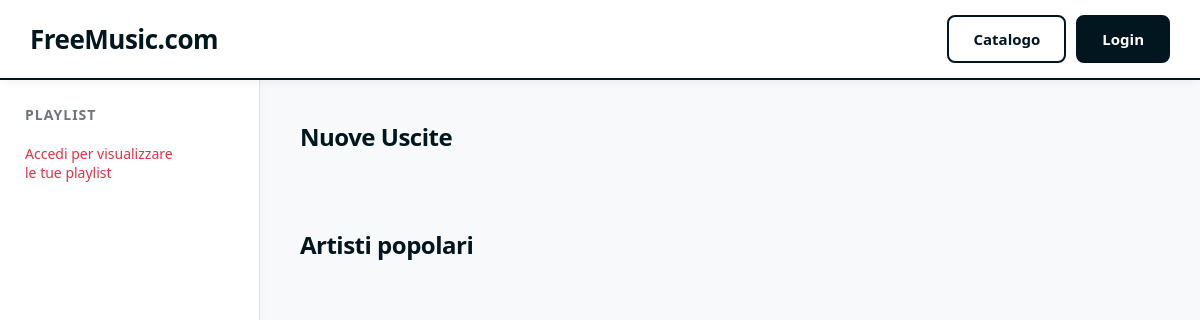
The app's page /, older data.
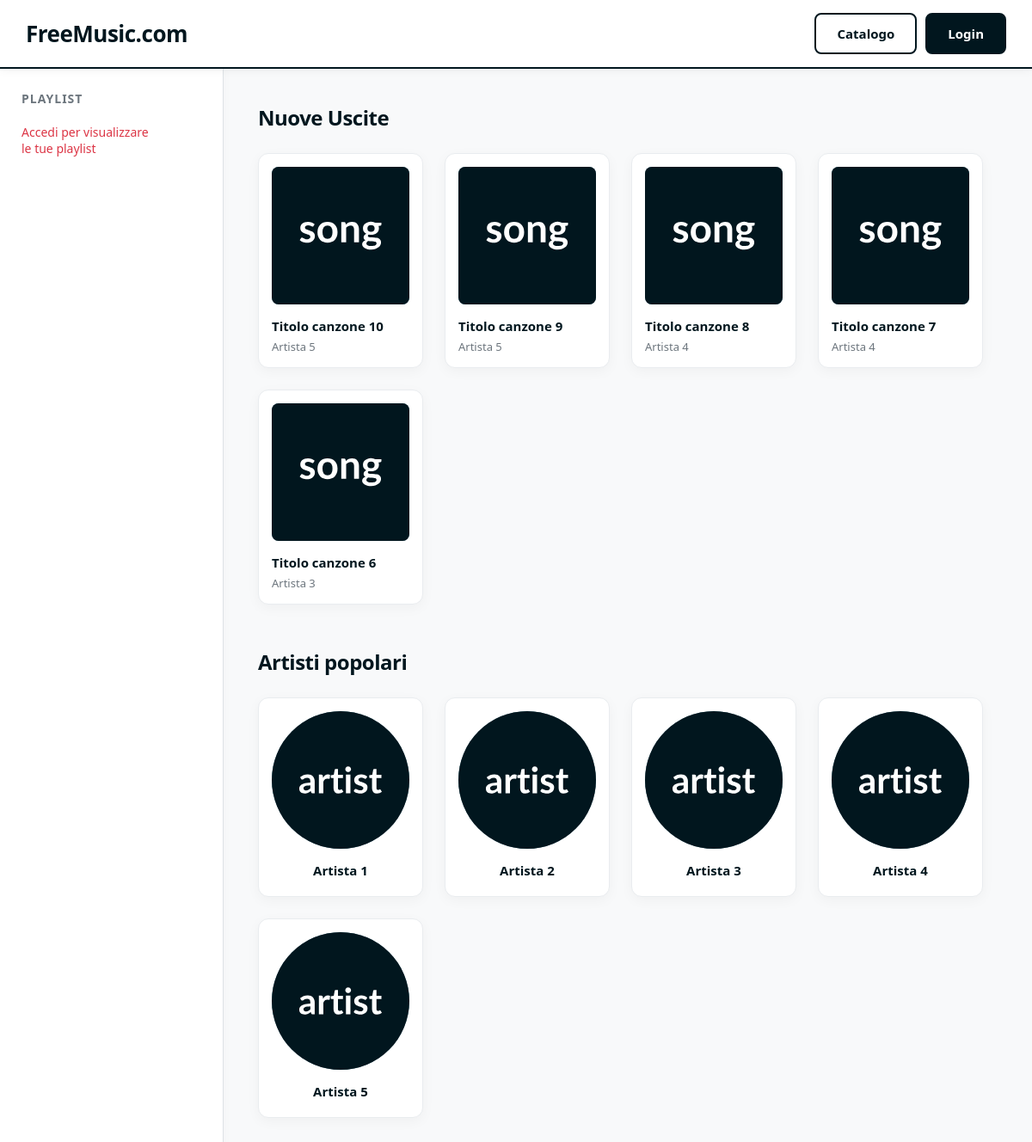
The same page, newer data.
### backend/models.py (models this page shows, shortened)
class Song(models.Model):
    title = models.CharField(max_length=200)
    artist = models.ForeignKey(Artist, on_delete=models.CASCADE, related_name='songs', null=True)
    genre = models.ForeignKey(Genre, on_delete=models.CASCADE, related_name='songs')
    duration = models.CharField(max_length=10, help_text="e.g. 3:45", blank=True, null=True)
    external_link = models.URLField(blank=True, null=True, help_text="Link to external audio source (e.g. YouTube/Spotify)")
    created_at = models.DateTimeField(auto_now_add=True)

class Artist(models.Model):
    name = models.CharField(max_length=200, unique=True)
    created_at = models.DateTimeField(auto_now_add=True)

### backend/views.py (the view)
# urls.py: path('', views.HomeView.as_view(), name='main'),
class HomeView(TemplateView):
    template_name = 'main.html'
    def get_context_data(self, **kwargs):
        context = super().get_context_data(**kwargs)
        context['new_releases'] = Song.objects.all().order_by('-created_at')[:5]
        context['popular_artists'] = Artist.objects.all().order_by('name')[:8]
        return context

### templates/main.html (shortened to what this page needs)
{% extends 'sidebar.html' %}
{% load static %}
{% block content %}
<h2>Nuove Uscite</h2>
<div class="horizontal-list">
    {% for song in new_releases|slice:":5" %}
    <div class="column card">
        <div class="card-img song">
            <img src="{% static 'song.svg' %}" alt="Song cover" style="width: 100%; height: 100%; object-fit: cover;">
        </div>
        <p class="card-title">{{ song.title }}</p>
        <p class="card-subtitle">{{ song.artist.name }}</p>
    </div>
    {% endfor %}
</div>
<h2>Artisti popolari</h2>
<div class="horizontal-list">
    {% for artist in popular_artists %}
    <a href="{% url 'artist_detail' artist.name %}" class="card">
        <div class="card-img artist">
            <img src="{% static 'artist.svg' %}" alt="Artist cover" style="width: 100%; height: 100%; object-fit: cover;">
        </div>
        <p class="card-title" style="text-align: center;">{{ artist.name }}</p>
    </a>
    {% endfor %}
</div>
{% endblock %}

### templates/sidebar.html (shortened to what this page needs)
{% extends 'header.html' %}
{% load static %}
{% block base_content %}
<aside class="column sidebar">
    <div class="sidebar-top">
        <h3>Playlist</h3>
        {% if user.is_authenticated %}
        {% for playlist in user.playlists.all %}
        <a href="{% url 'playlist_detail' playlist.id %}" class="row sidebar-playlist-item">{{ playlist.name }}</a>
        {% empty %}
        <div class="sidebar-message" style="color: #666;">Nessuna playlist creata.</div>
        {% endfor %}
        <div style="margin-top: 20px;">
            <form method="post" action="{% url 'playlist_create' %}">
                {% csrf_token %}
                <button type="submit" class="dark-btn border" style="width: 100%;">Nuova Playlist</button>
            </form>
        </div>
        {% else %}
        <div class="sidebar-message">Accedi per visualizzare<br>le tue playlist</div>
        {% endif %}
    </div>
</aside>
<div class="main-content">
    {% block content %}
    {% endblock %}
</div>
{% endblock %}

### templates/header.html (shortened to what this page needs)
<!DOCTYPE html>
<html lang="it" class="column">
<head>
    {% load static %}
    <link rel="stylesheet" href="{% static 'style.css' %}">
</head>
<body class="column">
    <nav class="row navbar">
        <div class="nav-brand">
            <a href="{% url 'main' %}" style="color: #01161e; font-weight: bold; text-decoration: none;">FreeMusic.com</a>
        </div>
        <div class="nav-links row" style="gap: 10px;">
            <a href="{% url 'catalog_list' %}" class="light-btn border">Catalogo</a>
            {% if user.is_authenticated %}
            <form action="{% url 'logout' %}" method="post" style="display:inline; margin: 0;">
                {% csrf_token %}
                <button type="submit" class="dark-btn border">Logout</button>
            </form>
            {% else %}
            <a href="{% url 'login' %}" class="dark-btn border">Login</a>
            {% endif %}
        </div>
    </nav>
    <main class="app-container">
        {% block base_content %}
        {% endblock %}
    </main>
</body>
</html>

### css/style.css (style rules this page uses)
body, html { margin: 0; padding: 0; font-family: 'Segoe UI', Tahoma, Geneva, Verdana, sans-serif; background-color: #f8f9fa; color: #01161e; height: 100vh; overflow: hidden; }
a { color: #01161e; text-decoration: none; transition: color 0.2s; }
.row { display: flex; align-items: center; }
.column { display: flex; flex-direction: column; }
.light-btn { background: #ffffff; padding: 12px 24px; cursor: pointer; font-size: 15px; font-weight: 600; text-align: center; transition: all 0.2s; color: #01161e; text-decoration: none; box-sizing: border-box; display: inline-block; }
.dark-btn { background: #01161e; padding: 12px 24px; cursor: pointer; font-size: 15px; font-weight: 600; text-align: center; transition: all 0.2s; color: #ffffff; text-decoration: none; box-sizing: border-box; display: inline-block; }
.border { border: 2px solid #01161e; border-radius: 8px; }
.navbar { justify-content: space-between; padding: 15px 30px; background: #ffffff; border-bottom: 2px solid #01161e; box-shadow: 0 2px 10px rgba(0, 0, 0, 0.05); z-index: 100; }
.nav-brand { font-size: 26px; font-weight: 600; letter-spacing: -0.5px; }
.app-container { display: flex; flex: 1; overflow: hidden; }
.sidebar { width: 260px; background: #ffffff; border-right: 1px solid #dee2e6; padding: 25px; box-sizing: border-box; box-shadow: 2px 0 10px rgba(0, 0, 0, 0.02); }
.sidebar-top { flex: 1; overflow-y: auto; }
.sidebar h3 { margin-top: 0; font-weight: 600; font-size: 14px; text-transform: uppercase; color: #6c757d; letter-spacing: 1px; margin-bottom: 20px; }
.sidebar-message { color: #dc3545; font-size: 14px; margin-top: 20px; }
.main-content { flex: 1; padding: 40px; overflow-y: auto; }
.main-content h2 { font-weight: 600; margin-top: 0; margin-bottom: 25px; font-size: 24px; letter-spacing: -0.5px; }
.horizontal-list { display: flex; gap: 25px; margin-bottom: 50px; flex-wrap: wrap; }
.card { width: 160px; background: #ffffff; border: 1px solid #e9ecef; border-radius: 12px; padding: 15px; box-shadow: 0 4px 15px rgba(0, 0, 0, 0.04); transition: transform 0.2s, box-shadow 0.2s; cursor: pointer; }
.card-img { width: 100%; aspect-ratio: 1; background-color: #598392; border-radius: 8px; margin-bottom: 15px; display: flex; align-items: center; justify-content: center; overflow: hidden; }
.card-img.artist { border-radius: 50%; }
.card-title { font-size: 15px; font-weight: 600; margin: 0 0 5px 0; white-space: nowrap; overflow: hidden; text-overflow: ellipsis; }
.card-subtitle { font-size: 13px; color: #6c757d; margin: 0; white-space: nowrap; overflow: hidden; text-overflow: ellipsis; }

Row changes from the older to the newer data that the page shows:
added Song: title "Titolo canzone 10", artist.name "Artista 5"
added Song: title "Titolo canzone 9", artist.name "Artista 5"
added Song: title "Titolo canzone 8", artist.name "Artista 4"
added Song: title "Titolo canzone 7", artist.name "Artista 4"
added Song: title "Titolo canzone 6", artist.name "Artista 3"
added Artist: name "Artista 1"
added Artist: name "Artista 2"
added Artist: name "Artista 3"
added Artist: name "Artista 4"
added Artist: name "Artista 5"
